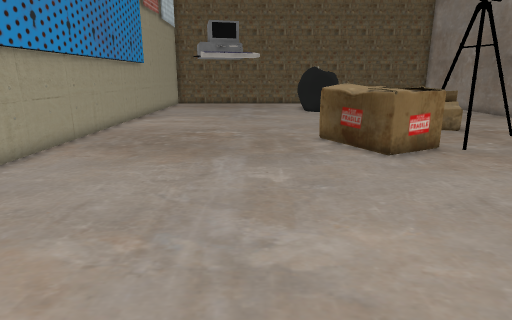
view 1 (above)

20 first-person views from a walk through a 3-D level made in the Unity game engine. The camera is 1.3 m above the floor, tilts 14° down and sees 75° across. The floor is counted in squares, 0.5 m on a side. Each view is taken from the middle of a square. On the plan, view 1 faces up. The plan holds only what a view shows up to about 20 squares ahead; the rest is blank. The player is left out. Some surface patterns are stand-ins.

view 2
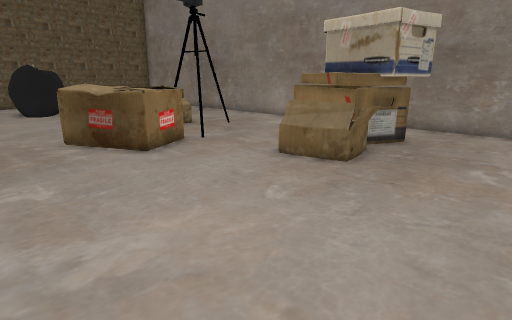

view 3
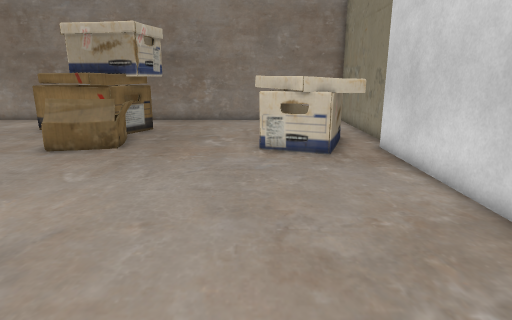

view 4
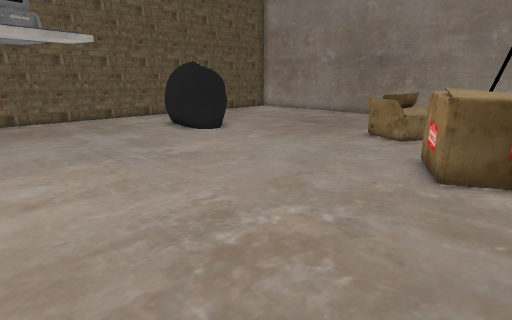

view 5
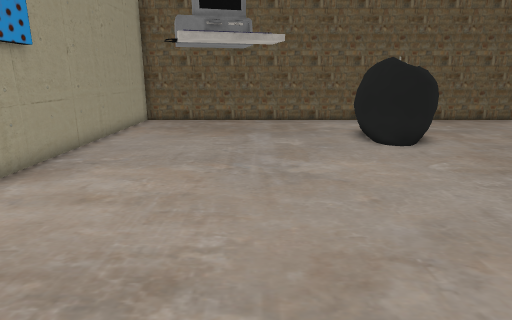

view 6
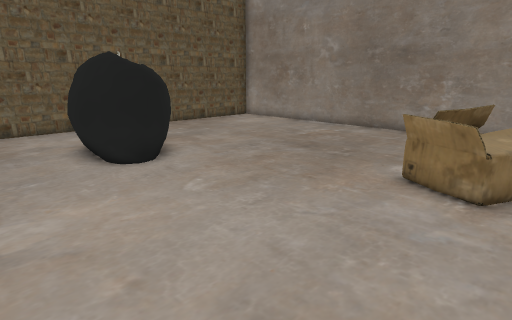

view 7
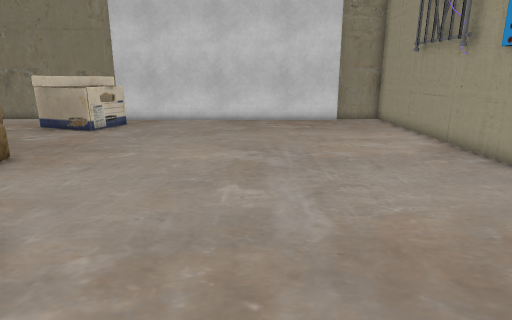

view 8
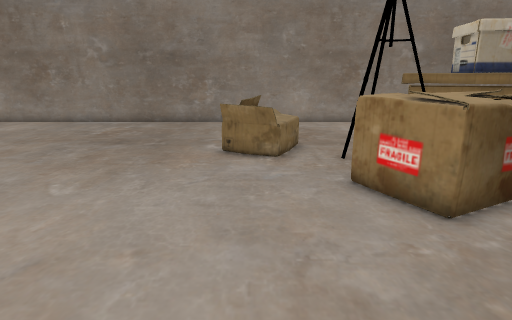

view 9
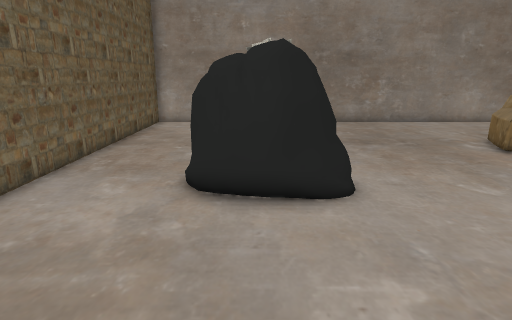

view 10
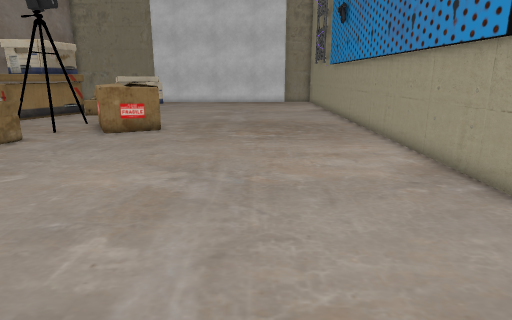

view 11
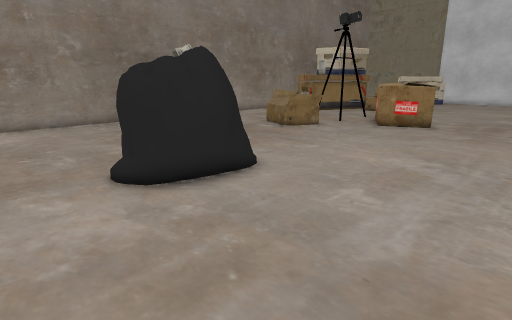

view 12
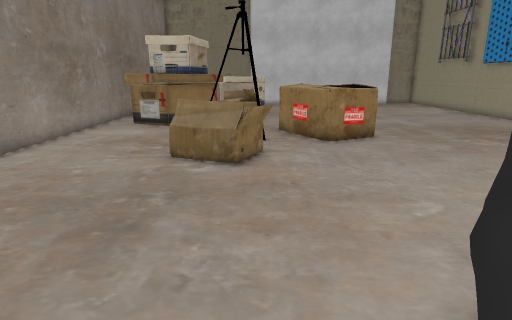

view 13
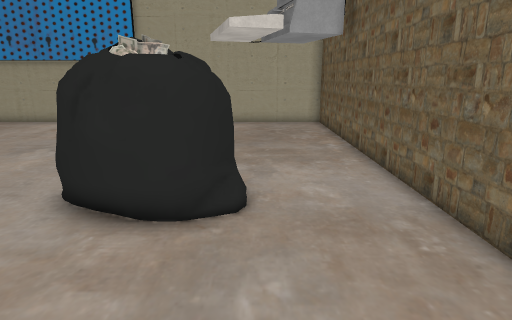

view 14
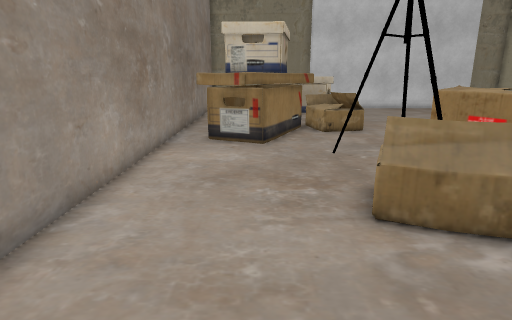

view 15
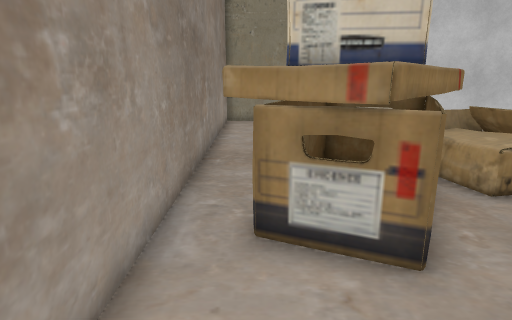

view 16
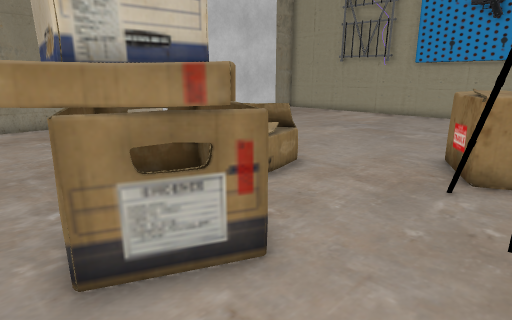

view 17
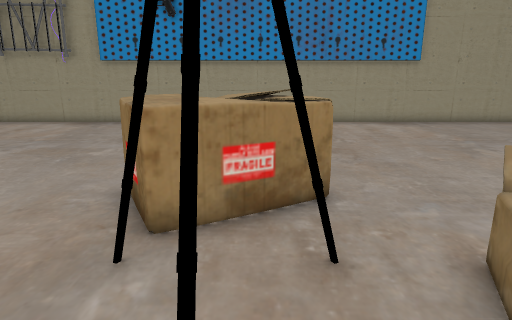

view 18
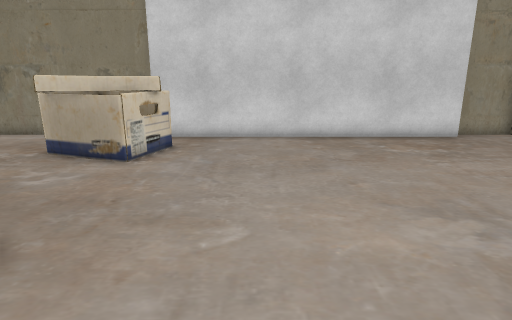

view 19
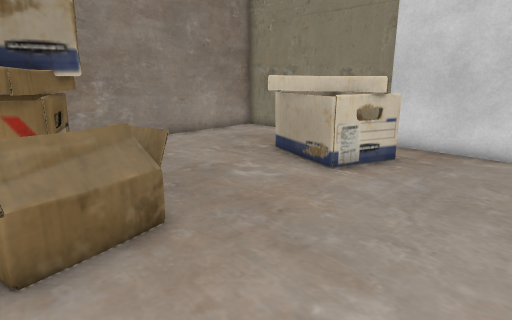

view 20
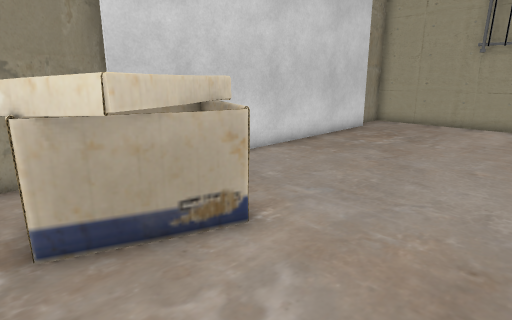

### Floor plan
Key: @ floor where view 1 was taken; # wall or solid block; x gap in a wall; . floor; = window, fence, low wall or low ledge; ^ raised ledge; O other object.
Columns run from 8 left of view 1 to 17 right of it. Each row starts with its distance up from view 1.
 34 ##########################
 33 #........................#
 32 #........................#
 31 #........................#
 30 #........................#
 29 #...........OOO..........#
 28 #..........OOOOO.........#
 27 #...........OOOO.........#
 26 #...........OOO..........#
 25 #........................#
 24 #........................#
 23 #........................#
 22 #........................#
 21 #........................#
 20 #........................#
 19 #...............OOO......#
 18 #...............OOOO.....#
 17 #...............OOO......#
 16 #........................#
 15 #..........OOOO.O........#
 14 #..........OOOO.O.O......#
 13 #..........OOOOOO........#
 12 #...........OOOOO........#
 11 #...........OO.......O#..#
 10 #...................O^^O.#
  9 #..................## ^^x#
  8 #.................=^### .#
  7 #...............OO#^###..#
  6 #................OOO###..#
  5 #...............OOO####..#
  4 #........................#
  3 #........................#
  2 #........................#
  1 #........................#
  0 #.......@.......OO^#.....#
 -1 #...............O^^^.....#
 -2 #..............O^  ^.....#
 -3 #..............OO^OO.....#
 -4 #................^O......#
 -5 ####OOOOOOOOOOOOO#########

Where each view was taken, in squares from view 1:
view 1: 0 up, 0 right, facing up
view 2: 0 up, 1 left, facing up-right
view 3: 0 up, 4 left, facing right
view 4: 12 up, 6 left, facing up-right
view 5: 13 up, 1 left, facing up
view 6: 16 up, 0 right, facing up-right
view 7: 16 up, 0 right, facing down
view 8: 18 up, 3 left, facing right
view 9: 28 up, 3 left, facing right
view 10: 31 up, 2 left, facing down
view 11: 33 up, 3 left, facing down-right
view 12: 29 up, 8 right, facing down
view 13: 30 up, 12 right, facing left
view 14: 24 up, 13 right, facing down
view 15: 15 up, 15 right, facing down
view 16: 14 up, 16 right, facing down-left
view 17: 14 up, 12 right, facing left
view 18: 10 up, 4 right, facing down
view 19: 8 up, 3 right, facing down-right
view 20: 4 up, 12 right, facing down-left
